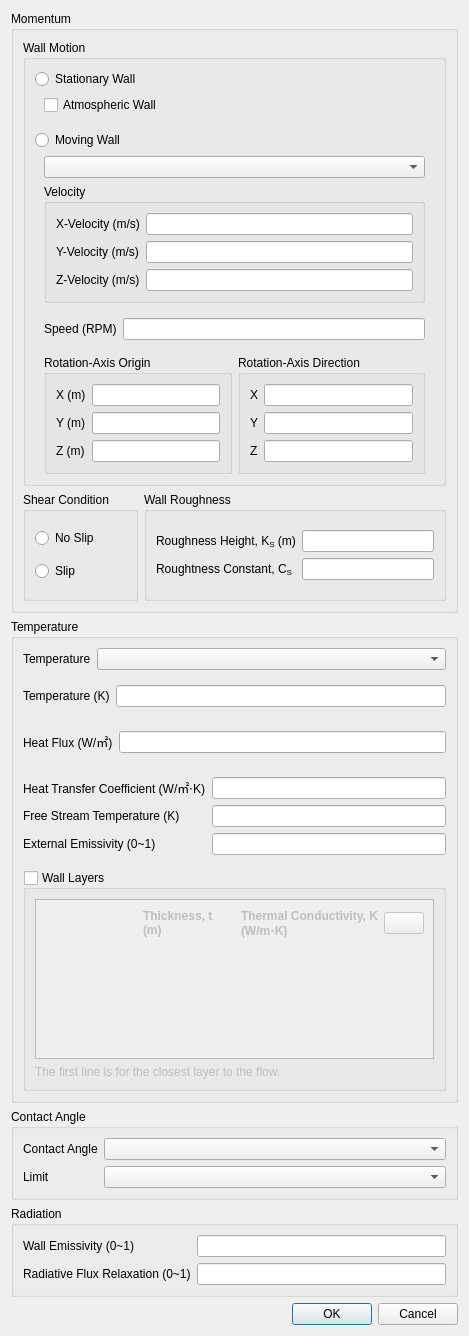
<?xml version="1.0" encoding="UTF-8"?>
<ui version="4.0">
 <class>WallDialog</class>
 <widget class="QDialog" name="WallDialog">
  <property name="geometry">
   <rect>
    <x>0</x>
    <y>0</y>
    <width>469</width>
    <height>1291</height>
   </rect>
  </property>
  <property name="minimumSize">
   <size>
    <width>400</width>
    <height>0</height>
   </size>
  </property>
  <property name="windowTitle">
   <string>Wall Boundary Condition</string>
  </property>
  <layout class="QVBoxLayout" name="verticalLayout_4">
   <item>
    <widget class="QWidget" name="dialogContents" native="true">
     <layout class="QVBoxLayout" name="verticalLayout_3">
      <property name="leftMargin">
       <number>0</number>
      </property>
      <property name="topMargin">
       <number>0</number>
      </property>
      <property name="rightMargin">
       <number>0</number>
      </property>
      <property name="bottomMargin">
       <number>0</number>
      </property>
      <item>
       <widget class="QGroupBox" name="velocityGroup">
        <property name="title">
         <string>Momentum</string>
        </property>
        <layout class="QVBoxLayout" name="verticalLayout">
         <item>
          <widget class="QGroupBox" name="groupBox">
           <property name="title">
            <string>Wall Motion</string>
           </property>
           <layout class="QVBoxLayout" name="verticalLayout_10">
            <item>
             <widget class="QRadioButton" name="stationaryWall">
              <property name="text">
               <string>Stationary Wall</string>
              </property>
             </widget>
            </item>
            <item>
             <widget class="QWidget" name="widget_8" native="true">
              <layout class="QVBoxLayout" name="verticalLayout_11">
               <property name="topMargin">
                <number>0</number>
               </property>
               <item>
                <widget class="QCheckBox" name="atmosphericWall">
                 <property name="text">
                  <string>Atmospheric Wall</string>
                 </property>
                </widget>
               </item>
              </layout>
             </widget>
            </item>
            <item>
             <widget class="QRadioButton" name="movingWall">
              <property name="text">
               <string>Moving Wall</string>
              </property>
             </widget>
            </item>
            <item>
             <widget class="QWidget" name="widget_9" native="true">
              <layout class="QVBoxLayout" name="verticalLayout_12">
               <property name="topMargin">
                <number>0</number>
               </property>
               <property name="bottomMargin">
                <number>0</number>
               </property>
               <item>
                <widget class="PythonComboBox" name="movingWallMotion"/>
               </item>
               <item>
                <widget class="QGroupBox" name="translationalMovingWall">
                 <property name="title">
                  <string>Velocity</string>
                 </property>
                 <layout class="QFormLayout" name="formLayout">
                  <item row="0" column="0">
                   <widget class="QLabel" name="label_2">
                    <property name="text">
                     <string>X-Velocity (m/s)</string>
                    </property>
                   </widget>
                  </item>
                  <item row="0" column="1">
                   <widget class="FloatEdit" name="xVelocity">
                    <property name="sizePolicy">
                     <sizepolicy hsizetype="Expanding" vsizetype="Fixed">
                      <horstretch>0</horstretch>
                      <verstretch>0</verstretch>
                     </sizepolicy>
                    </property>
                   </widget>
                  </item>
                  <item row="1" column="0">
                   <widget class="QLabel" name="label_3">
                    <property name="text">
                     <string>Y-Velocity (m/s)</string>
                    </property>
                   </widget>
                  </item>
                  <item row="1" column="1">
                   <widget class="FloatEdit" name="yVelocity">
                    <property name="sizePolicy">
                     <sizepolicy hsizetype="Expanding" vsizetype="Fixed">
                      <horstretch>0</horstretch>
                      <verstretch>0</verstretch>
                     </sizepolicy>
                    </property>
                   </widget>
                  </item>
                  <item row="2" column="0">
                   <widget class="QLabel" name="label_4">
                    <property name="text">
                     <string>Z-Velocity (m/s)</string>
                    </property>
                   </widget>
                  </item>
                  <item row="2" column="1">
                   <widget class="FloatEdit" name="zVelocity">
                    <property name="sizePolicy">
                     <sizepolicy hsizetype="Expanding" vsizetype="Fixed">
                      <horstretch>0</horstretch>
                      <verstretch>0</verstretch>
                     </sizepolicy>
                    </property>
                   </widget>
                  </item>
                 </layout>
                </widget>
               </item>
              </layout>
             </widget>
            </item>
            <item>
             <widget class="QWidget" name="rotationalMovingWall" native="true">
              <layout class="QVBoxLayout" name="verticalLayout_2">
               <property name="leftMargin">
                <number>0</number>
               </property>
               <property name="topMargin">
                <number>0</number>
               </property>
               <property name="rightMargin">
                <number>0</number>
               </property>
               <property name="bottomMargin">
                <number>0</number>
               </property>
               <item>
                <widget class="QWidget" name="widget_2" native="true">
                 <layout class="QFormLayout" name="formLayout_2">
                  <property name="bottomMargin">
                   <number>0</number>
                  </property>
                  <item row="0" column="0">
                   <widget class="QLabel" name="label_5">
                    <property name="text">
                     <string>Speed (RPM)</string>
                    </property>
                   </widget>
                  </item>
                  <item row="0" column="1">
                   <widget class="FloatEdit" name="speed">
                    <property name="sizePolicy">
                     <sizepolicy hsizetype="Expanding" vsizetype="Fixed">
                      <horstretch>0</horstretch>
                      <verstretch>0</verstretch>
                     </sizepolicy>
                    </property>
                   </widget>
                  </item>
                 </layout>
                </widget>
               </item>
               <item>
                <widget class="QWidget" name="widget_6" native="true">
                 <layout class="QHBoxLayout" name="horizontalLayout">
                  <property name="bottomMargin">
                   <number>0</number>
                  </property>
                  <item>
                   <widget class="QGroupBox" name="groupBox_2">
                    <property name="title">
                     <string>Rotation-Axis Origin</string>
                    </property>
                    <layout class="QFormLayout" name="formLayout_3">
                     <item row="0" column="0">
                      <widget class="QLabel" name="label_6">
                       <property name="text">
                        <string>X (m)</string>
                       </property>
                      </widget>
                     </item>
                     <item row="0" column="1">
                      <widget class="FloatEdit" name="rotationAxisX">
                       <property name="sizePolicy">
                        <sizepolicy hsizetype="Expanding" vsizetype="Fixed">
                         <horstretch>0</horstretch>
                         <verstretch>0</verstretch>
                        </sizepolicy>
                       </property>
                      </widget>
                     </item>
                     <item row="1" column="0">
                      <widget class="QLabel" name="label_7">
                       <property name="text">
                        <string>Y (m)</string>
                       </property>
                      </widget>
                     </item>
                     <item row="1" column="1">
                      <widget class="FloatEdit" name="rotationAxisY">
                       <property name="sizePolicy">
                        <sizepolicy hsizetype="Expanding" vsizetype="Fixed">
                         <horstretch>0</horstretch>
                         <verstretch>0</verstretch>
                        </sizepolicy>
                       </property>
                      </widget>
                     </item>
                     <item row="2" column="0">
                      <widget class="QLabel" name="label_8">
                       <property name="text">
                        <string>Z (m)</string>
                       </property>
                      </widget>
                     </item>
                     <item row="2" column="1">
                      <widget class="FloatEdit" name="rotationAxisZ">
                       <property name="sizePolicy">
                        <sizepolicy hsizetype="Expanding" vsizetype="Fixed">
                         <horstretch>0</horstretch>
                         <verstretch>0</verstretch>
                        </sizepolicy>
                       </property>
                      </widget>
                     </item>
                    </layout>
                   </widget>
                  </item>
                  <item>
                   <widget class="QGroupBox" name="groupBox_3">
                    <property name="title">
                     <string>Rotation-Axis Direction</string>
                    </property>
                    <layout class="QFormLayout" name="formLayout_4">
                     <item row="0" column="0">
                      <widget class="QLabel" name="label_9">
                       <property name="text">
                        <string>X</string>
                       </property>
                      </widget>
                     </item>
                     <item row="0" column="1">
                      <widget class="FloatEdit" name="rotationDirectionX">
                       <property name="sizePolicy">
                        <sizepolicy hsizetype="Expanding" vsizetype="Fixed">
                         <horstretch>0</horstretch>
                         <verstretch>0</verstretch>
                        </sizepolicy>
                       </property>
                      </widget>
                     </item>
                     <item row="1" column="0">
                      <widget class="QLabel" name="label_10">
                       <property name="text">
                        <string>Y</string>
                       </property>
                      </widget>
                     </item>
                     <item row="1" column="1">
                      <widget class="FloatEdit" name="rotationDirectionY">
                       <property name="sizePolicy">
                        <sizepolicy hsizetype="Expanding" vsizetype="Fixed">
                         <horstretch>0</horstretch>
                         <verstretch>0</verstretch>
                        </sizepolicy>
                       </property>
                      </widget>
                     </item>
                     <item row="2" column="0">
                      <widget class="QLabel" name="label_11">
                       <property name="text">
                        <string>Z</string>
                       </property>
                      </widget>
                     </item>
                     <item row="2" column="1">
                      <widget class="FloatEdit" name="rotationDirectionZ">
                       <property name="sizePolicy">
                        <sizepolicy hsizetype="Expanding" vsizetype="Fixed">
                         <horstretch>0</horstretch>
                         <verstretch>0</verstretch>
                        </sizepolicy>
                       </property>
                      </widget>
                     </item>
                    </layout>
                   </widget>
                  </item>
                 </layout>
                </widget>
               </item>
              </layout>
             </widget>
            </item>
           </layout>
          </widget>
         </item>
         <item>
          <widget class="QWidget" name="widget_7" native="true">
           <layout class="QHBoxLayout" name="horizontalLayout_2">
            <property name="leftMargin">
             <number>0</number>
            </property>
            <property name="topMargin">
             <number>0</number>
            </property>
            <property name="rightMargin">
             <number>0</number>
            </property>
            <property name="bottomMargin">
             <number>0</number>
            </property>
            <item>
             <widget class="QGroupBox" name="shearCondition">
              <property name="title">
               <string>Shear Condition</string>
              </property>
              <layout class="QVBoxLayout" name="verticalLayout_13">
               <item>
                <widget class="QRadioButton" name="noSlip">
                 <property name="text">
                  <string>No Slip</string>
                 </property>
                </widget>
               </item>
               <item>
                <widget class="QRadioButton" name="slip">
                 <property name="text">
                  <string>Slip</string>
                 </property>
                </widget>
               </item>
              </layout>
             </widget>
            </item>
            <item>
             <widget class="QGroupBox" name="wallRoughness">
              <property name="title">
               <string>Wall Roughness</string>
              </property>
              <layout class="QVBoxLayout" name="verticalLayout_15">
               <property name="leftMargin">
                <number>0</number>
               </property>
               <property name="rightMargin">
                <number>0</number>
               </property>
               <item>
                <widget class="QWidget" name="widget_10" native="true">
                 <layout class="QFormLayout" name="formLayout_6">
                  <item row="0" column="0">
                   <widget class="QLabel" name="label">
                    <property name="text">
                     <string>Roughness Height, K&lt;sub&gt;S&lt;/sub&gt; (m)</string>
                    </property>
                   </widget>
                  </item>
                  <item row="0" column="1">
                   <widget class="FloatEdit" name="roughnessHeight">
                    <property name="sizePolicy">
                     <sizepolicy hsizetype="Expanding" vsizetype="Fixed">
                      <horstretch>0</horstretch>
                      <verstretch>0</verstretch>
                     </sizepolicy>
                    </property>
                   </widget>
                  </item>
                  <item row="1" column="0">
                   <widget class="QLabel" name="label_16">
                    <property name="text">
                     <string>Roughtness Constant, C&lt;sub&gt;S&lt;/sub&gt;</string>
                    </property>
                   </widget>
                  </item>
                  <item row="1" column="1">
                   <widget class="FloatEdit" name="roughnessConstant">
                    <property name="sizePolicy">
                     <sizepolicy hsizetype="Expanding" vsizetype="Fixed">
                      <horstretch>0</horstretch>
                      <verstretch>0</verstretch>
                     </sizepolicy>
                    </property>
                   </widget>
                  </item>
                 </layout>
                </widget>
               </item>
              </layout>
             </widget>
            </item>
           </layout>
          </widget>
         </item>
        </layout>
       </widget>
      </item>
      <item>
       <widget class="QGroupBox" name="temperatureGroup">
        <property name="title">
         <string>Temperature</string>
        </property>
        <layout class="QVBoxLayout" name="verticalLayout_5">
         <item>
          <widget class="QWidget" name="widget" native="true">
           <layout class="QFormLayout" name="formLayout_8">
            <property name="leftMargin">
             <number>0</number>
            </property>
            <property name="topMargin">
             <number>0</number>
            </property>
            <property name="rightMargin">
             <number>0</number>
            </property>
            <property name="bottomMargin">
             <number>0</number>
            </property>
            <item row="0" column="0">
             <widget class="QLabel" name="label_12">
              <property name="text">
               <string>Temperature</string>
              </property>
             </widget>
            </item>
            <item row="0" column="1">
             <widget class="PythonComboBox" name="temperatureType"/>
            </item>
           </layout>
          </widget>
         </item>
         <item>
          <widget class="QWidget" name="constantTemperature" native="true">
           <layout class="QFormLayout" name="formLayout_9">
            <property name="leftMargin">
             <number>0</number>
            </property>
            <property name="rightMargin">
             <number>0</number>
            </property>
            <item row="0" column="0">
             <widget class="QLabel" name="temperatureLabel">
              <property name="text">
               <string>Temperature (K)</string>
              </property>
             </widget>
            </item>
            <item row="0" column="1">
             <widget class="FloatEdit" name="temperature">
              <property name="sizePolicy">
               <sizepolicy hsizetype="Expanding" vsizetype="Fixed">
                <horstretch>0</horstretch>
                <verstretch>0</verstretch>
               </sizepolicy>
              </property>
             </widget>
            </item>
           </layout>
          </widget>
         </item>
         <item>
          <widget class="QWidget" name="constantHeatFlux" native="true">
           <layout class="QFormLayout" name="formLayout_10">
            <property name="leftMargin">
             <number>0</number>
            </property>
            <property name="rightMargin">
             <number>0</number>
            </property>
            <item row="0" column="0">
             <widget class="QLabel" name="heatFluxLabel">
              <property name="text">
               <string>Heat Flux (W/㎡)</string>
              </property>
             </widget>
            </item>
            <item row="0" column="1">
             <widget class="FloatEdit" name="heatFlux">
              <property name="sizePolicy">
               <sizepolicy hsizetype="Expanding" vsizetype="Fixed">
                <horstretch>0</horstretch>
                <verstretch>0</verstretch>
               </sizepolicy>
              </property>
             </widget>
            </item>
           </layout>
          </widget>
         </item>
         <item>
          <widget class="QWidget" name="convection" native="true">
           <layout class="QVBoxLayout" name="verticalLayout_7">
            <property name="leftMargin">
             <number>0</number>
            </property>
            <property name="topMargin">
             <number>0</number>
            </property>
            <property name="rightMargin">
             <number>0</number>
            </property>
            <property name="bottomMargin">
             <number>0</number>
            </property>
            <item>
             <widget class="QWidget" name="widget_5" native="true">
              <layout class="QFormLayout" name="formLayout_11">
               <property name="leftMargin">
                <number>0</number>
               </property>
               <property name="rightMargin">
                <number>0</number>
               </property>
               <item row="0" column="0">
                <widget class="QLabel" name="heatTransferCoefficientLabel">
                 <property name="text">
                  <string>Heat Transfer Coefficient (W/㎡⋅K)</string>
                 </property>
                </widget>
               </item>
               <item row="0" column="1">
                <widget class="FloatEdit" name="heatTransferCoefficient">
                 <property name="sizePolicy">
                  <sizepolicy hsizetype="Expanding" vsizetype="Fixed">
                   <horstretch>0</horstretch>
                   <verstretch>0</verstretch>
                  </sizepolicy>
                 </property>
                </widget>
               </item>
               <item row="1" column="0">
                <widget class="QLabel" name="freeStreamTemperatureLabel">
                 <property name="text">
                  <string>Free Stream Temperature (K)</string>
                 </property>
                </widget>
               </item>
               <item row="1" column="1">
                <widget class="FloatEdit" name="freeStreamTemperature">
                 <property name="sizePolicy">
                  <sizepolicy hsizetype="Expanding" vsizetype="Fixed">
                   <horstretch>0</horstretch>
                   <verstretch>0</verstretch>
                  </sizepolicy>
                 </property>
                </widget>
               </item>
               <item row="2" column="0">
                <widget class="QLabel" name="label_15">
                 <property name="text">
                  <string>External Emissivity (0~1)</string>
                 </property>
                </widget>
               </item>
               <item row="2" column="1">
                <widget class="FloatEdit" name="externalEmissivity">
                 <property name="sizePolicy">
                  <sizepolicy hsizetype="Expanding" vsizetype="Fixed">
                   <horstretch>0</horstretch>
                   <verstretch>0</verstretch>
                  </sizepolicy>
                 </property>
                </widget>
               </item>
              </layout>
             </widget>
            </item>
            <item>
             <widget class="QGroupBox" name="wallLayers">
              <property name="title">
               <string>Wall Layers</string>
              </property>
              <property name="checkable">
               <bool>true</bool>
              </property>
              <property name="checked">
               <bool>false</bool>
              </property>
              <layout class="QVBoxLayout" name="verticalLayout_8">
               <item>
                <widget class="QScrollArea" name="scrollArea">
                 <property name="sizePolicy">
                  <sizepolicy hsizetype="Expanding" vsizetype="Fixed">
                   <horstretch>0</horstretch>
                   <verstretch>0</verstretch>
                  </sizepolicy>
                 </property>
                 <property name="minimumSize">
                  <size>
                   <width>0</width>
                   <height>160</height>
                  </size>
                 </property>
                 <property name="widgetResizable">
                  <bool>true</bool>
                 </property>
                 <widget class="QWidget" name="scrollAreaWidgetContents">
                  <property name="geometry">
                   <rect>
                    <x>0</x>
                    <y>0</y>
                    <width>409</width>
                    <height>158</height>
                   </rect>
                  </property>
                  <layout class="QVBoxLayout" name="verticalLayout_9">
                   <property name="leftMargin">
                    <number>0</number>
                   </property>
                   <property name="topMargin">
                    <number>0</number>
                   </property>
                   <property name="rightMargin">
                    <number>0</number>
                   </property>
                   <property name="bottomMargin">
                    <number>0</number>
                   </property>
                   <item>
                    <widget class="QFrame" name="wallLayersTable">
                     <property name="styleSheet">
                      <string notr="true"/>
                     </property>
                     <property name="frameShadow">
                      <enum>QFrame::Raised</enum>
                     </property>
                     <layout class="QGridLayout" name="gridLayout_2">
                      <property name="verticalSpacing">
                       <number>2</number>
                      </property>
                      <item row="0" column="2">
                       <widget class="QLabel" name="label_45">
                        <property name="font">
                         <font>
                          <bold>true</bold>
                         </font>
                        </property>
                        <property name="text">
                         <string>Thermal Conductivity, K&lt;br/&gt;(W/m⋅K)</string>
                        </property>
                       </widget>
                      </item>
                      <item row="0" column="0">
                       <widget class="QLabel" name="label_46">
                        <property name="font">
                         <font>
                          <bold>true</bold>
                         </font>
                        </property>
                        <property name="text">
                         <string/>
                        </property>
                       </widget>
                      </item>
                      <item row="0" column="1">
                       <widget class="QLabel" name="label_47">
                        <property name="font">
                         <font>
                          <bold>true</bold>
                         </font>
                        </property>
                        <property name="text">
                         <string>Thickness, t&lt;br/&gt;(m)</string>
                        </property>
                       </widget>
                      </item>
                      <item row="0" column="3">
                       <widget class="FlatPushButton" name="addWallLayer">
                        <property name="sizePolicy">
                         <sizepolicy hsizetype="Fixed" vsizetype="Fixed">
                          <horstretch>0</horstretch>
                          <verstretch>0</verstretch>
                         </sizepolicy>
                        </property>
                        <property name="text">
                         <string/>
                        </property>
                        <property name="icon">
                         <iconset resource="../../../../resource.qrc">
                          <normaloff>:/icons/add-circle-outline.svg</normaloff>:/icons/add-circle-outline.svg</iconset>
                        </property>
                       </widget>
                      </item>
                     </layout>
                    </widget>
                   </item>
                   <item>
                    <spacer name="verticalSpacer">
                     <property name="orientation">
                      <enum>Qt::Vertical</enum>
                     </property>
                     <property name="sizeHint" stdset="0">
                      <size>
                       <width>20</width>
                       <height>40</height>
                      </size>
                     </property>
                    </spacer>
                   </item>
                  </layout>
                 </widget>
                </widget>
               </item>
               <item>
                <widget class="QLabel" name="label_14">
                 <property name="text">
                  <string>The first line is for the closest layer to the flow.</string>
                 </property>
                </widget>
               </item>
              </layout>
             </widget>
            </item>
           </layout>
          </widget>
         </item>
        </layout>
       </widget>
      </item>
      <item>
       <widget class="QGroupBox" name="contactAngleGroup">
        <property name="title">
         <string>Contact Angle</string>
        </property>
        <layout class="QVBoxLayout" name="verticalLayout_6">
         <item>
          <widget class="QWidget" name="widget_4" native="true">
           <layout class="QFormLayout" name="contactAngleFormLayout">
            <property name="leftMargin">
             <number>0</number>
            </property>
            <property name="topMargin">
             <number>0</number>
            </property>
            <property name="rightMargin">
             <number>0</number>
            </property>
            <property name="bottomMargin">
             <number>0</number>
            </property>
            <item row="0" column="0">
             <widget class="QLabel" name="label_13">
              <property name="text">
               <string>Contact Angle</string>
              </property>
             </widget>
            </item>
            <item row="0" column="1">
             <widget class="PythonComboBox" name="contactAngleModel"/>
            </item>
            <item row="1" column="0">
             <widget class="QLabel" name="contactAngleLimitLabel">
              <property name="text">
               <string>Limit</string>
              </property>
             </widget>
            </item>
            <item row="1" column="1">
             <widget class="PythonComboBox" name="contactAngleLimit"/>
            </item>
           </layout>
          </widget>
         </item>
        </layout>
       </widget>
      </item>
      <item>
       <widget class="QGroupBox" name="radiation">
        <property name="title">
         <string>Radiation</string>
        </property>
        <layout class="QFormLayout" name="formLayout_7">
         <item row="0" column="0">
          <widget class="QLabel" name="label_17">
           <property name="text">
            <string>Wall Emissivity (0~1)</string>
           </property>
          </widget>
         </item>
         <item row="0" column="1">
          <widget class="FloatEdit" name="wallEmissivity">
           <property name="sizePolicy">
            <sizepolicy hsizetype="Expanding" vsizetype="Fixed">
             <horstretch>0</horstretch>
             <verstretch>0</verstretch>
            </sizepolicy>
           </property>
          </widget>
         </item>
         <item row="1" column="0">
          <widget class="QLabel" name="label_18">
           <property name="text">
            <string>Radiative Flux Relaxation (0~1)</string>
           </property>
          </widget>
         </item>
         <item row="1" column="1">
          <widget class="FloatEdit" name="radiativeFluxRelaxation">
           <property name="sizePolicy">
            <sizepolicy hsizetype="Expanding" vsizetype="Fixed">
             <horstretch>0</horstretch>
             <verstretch>0</verstretch>
            </sizepolicy>
           </property>
          </widget>
         </item>
        </layout>
       </widget>
      </item>
     </layout>
    </widget>
   </item>
   <item>
    <widget class="QDialogButtonBox" name="buttonBox">
     <property name="orientation">
      <enum>Qt::Horizontal</enum>
     </property>
     <property name="standardButtons">
      <set>QDialogButtonBox::Cancel|QDialogButtonBox::Ok</set>
     </property>
    </widget>
   </item>
  </layout>
 </widget>
 <customwidgets>
  <customwidget>
   <class>PythonComboBox</class>
   <extends>QComboBox</extends>
   <header location="global">widgets.python_combo_box</header>
  </customwidget>
  <customwidget>
   <class>FloatEdit</class>
   <extends>QLineEdit</extends>
   <header>widgets.typed_edit</header>
  </customwidget>
  <customwidget>
   <class>FlatPushButton</class>
   <extends>QPushButton</extends>
   <header location="global">widgets.flat_push_button</header>
  </customwidget>
 </customwidgets>
 <resources>
  <include location="../../../../resource.qrc"/>
 </resources>
 <connections>
  <connection>
   <sender>buttonBox</sender>
   <signal>accepted()</signal>
   <receiver>WallDialog</receiver>
   <slot>accept()</slot>
   <hints>
    <hint type="sourcelabel">
     <x>248</x>
     <y>254</y>
    </hint>
    <hint type="destinationlabel">
     <x>157</x>
     <y>274</y>
    </hint>
   </hints>
  </connection>
  <connection>
   <sender>buttonBox</sender>
   <signal>rejected()</signal>
   <receiver>WallDialog</receiver>
   <slot>reject()</slot>
   <hints>
    <hint type="sourcelabel">
     <x>316</x>
     <y>260</y>
    </hint>
    <hint type="destinationlabel">
     <x>286</x>
     <y>274</y>
    </hint>
   </hints>
  </connection>
 </connections>
</ui>
